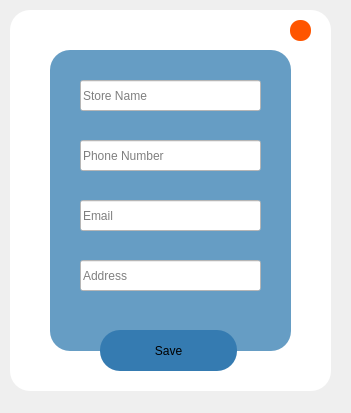
<?xml version="1.0" encoding="UTF-8"?>
<ui version="4.0">
 <class>AddContactDialog</class>
 <widget class="QDialog" name="AddContactDialog">
  <property name="geometry">
   <rect>
    <x>0</x>
    <y>0</y>
    <width>351</width>
    <height>413</height>
   </rect>
  </property>
  <property name="windowTitle">
   <string>Add Contact</string>
  </property>
  <property name="styleSheet">
   <string notr="true"/>
  </property>
  <widget class="QLabel" name="bg">
   <property name="geometry">
    <rect>
     <x>10</x>
     <y>10</y>
     <width>321</width>
     <height>381</height>
    </rect>
   </property>
   <property name="styleSheet">
    <string notr="true">background-color: rgb(255, 255, 255);
border-radius:20px;</string>
   </property>
   <property name="text">
    <string/>
   </property>
  </widget>
  <widget class="QLabel" name="bg2">
   <property name="geometry">
    <rect>
     <x>50</x>
     <y>50</y>
     <width>241</width>
     <height>301</height>
    </rect>
   </property>
   <property name="styleSheet">
    <string notr="true">background-color: rgb(102, 157, 196);
border-radius:20px;</string>
   </property>
   <property name="text">
    <string/>
   </property>
  </widget>
  <widget class="QPushButton" name="saveButton">
   <property name="geometry">
    <rect>
     <x>100</x>
     <y>330</y>
     <width>137</width>
     <height>41</height>
    </rect>
   </property>
   <property name="styleSheet">
    <string notr="true">background-color: rgb(53, 123, 177);
font: 75 13pt &quot;MS Shell Dlg 2&quot;;
border-radius:20px;</string>
   </property>
   <property name="text">
    <string>Save</string>
   </property>
  </widget>
  <widget class="QLineEdit" name="addressLineEdit">
   <property name="geometry">
    <rect>
     <x>80</x>
     <y>260</y>
     <width>181</width>
     <height>31</height>
    </rect>
   </property>
   <property name="styleSheet">
    <string notr="true">background-color: rgb(255, 255, 255);</string>
   </property>
   <property name="placeholderText">
    <string>Address</string>
   </property>
  </widget>
  <widget class="QLineEdit" name="emailLineEdit">
   <property name="geometry">
    <rect>
     <x>80</x>
     <y>200</y>
     <width>181</width>
     <height>31</height>
    </rect>
   </property>
   <property name="styleSheet">
    <string notr="true">background-color: rgb(255, 255, 255);</string>
   </property>
   <property name="placeholderText">
    <string>Email</string>
   </property>
  </widget>
  <widget class="QLineEdit" name="phoneNumberLineEdit">
   <property name="geometry">
    <rect>
     <x>80</x>
     <y>140</y>
     <width>181</width>
     <height>31</height>
    </rect>
   </property>
   <property name="styleSheet">
    <string notr="true">background-color: rgb(255, 255, 255);</string>
   </property>
   <property name="placeholderText">
    <string>Phone Number</string>
   </property>
  </widget>
  <widget class="QLineEdit" name="storeNameLineEdit">
   <property name="geometry">
    <rect>
     <x>80</x>
     <y>80</y>
     <width>181</width>
     <height>31</height>
    </rect>
   </property>
   <property name="styleSheet">
    <string notr="true">background-color: rgb(255, 255, 255);</string>
   </property>
   <property name="placeholderText">
    <string>Store Name</string>
   </property>
  </widget>
  <widget class="QPushButton" name="close_btn">
   <property name="geometry">
    <rect>
     <x>290</x>
     <y>20</y>
     <width>21</width>
     <height>21</height>
    </rect>
   </property>
   <property name="styleSheet">
    <string notr="true">background-color: rgb(255, 85, 0);
border-radius:10px;
</string>
   </property>
   <property name="text">
    <string/>
   </property>
  </widget>
 </widget>
 <resources/>
 <connections/>
</ui>
